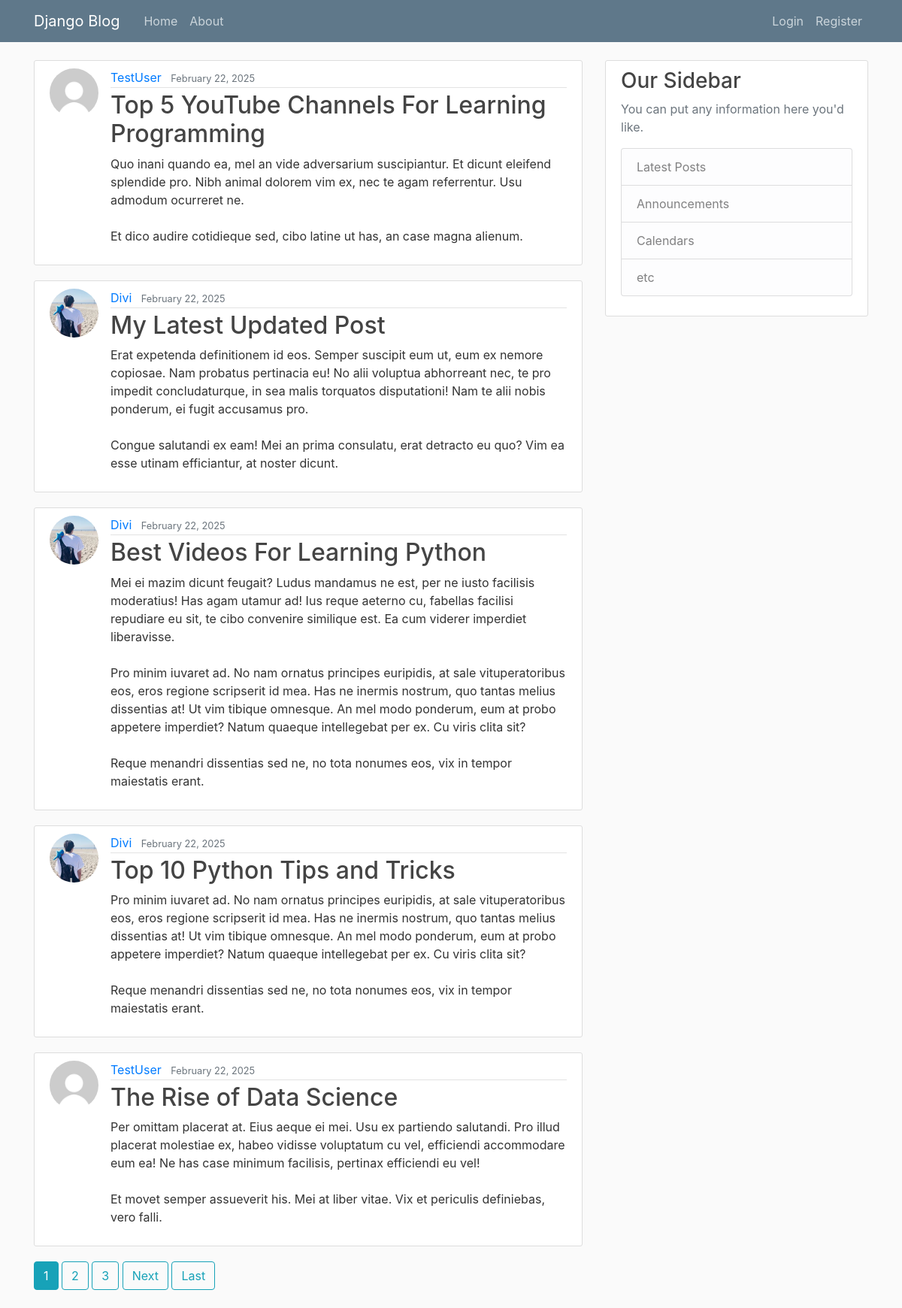
Before: / with the older database file.
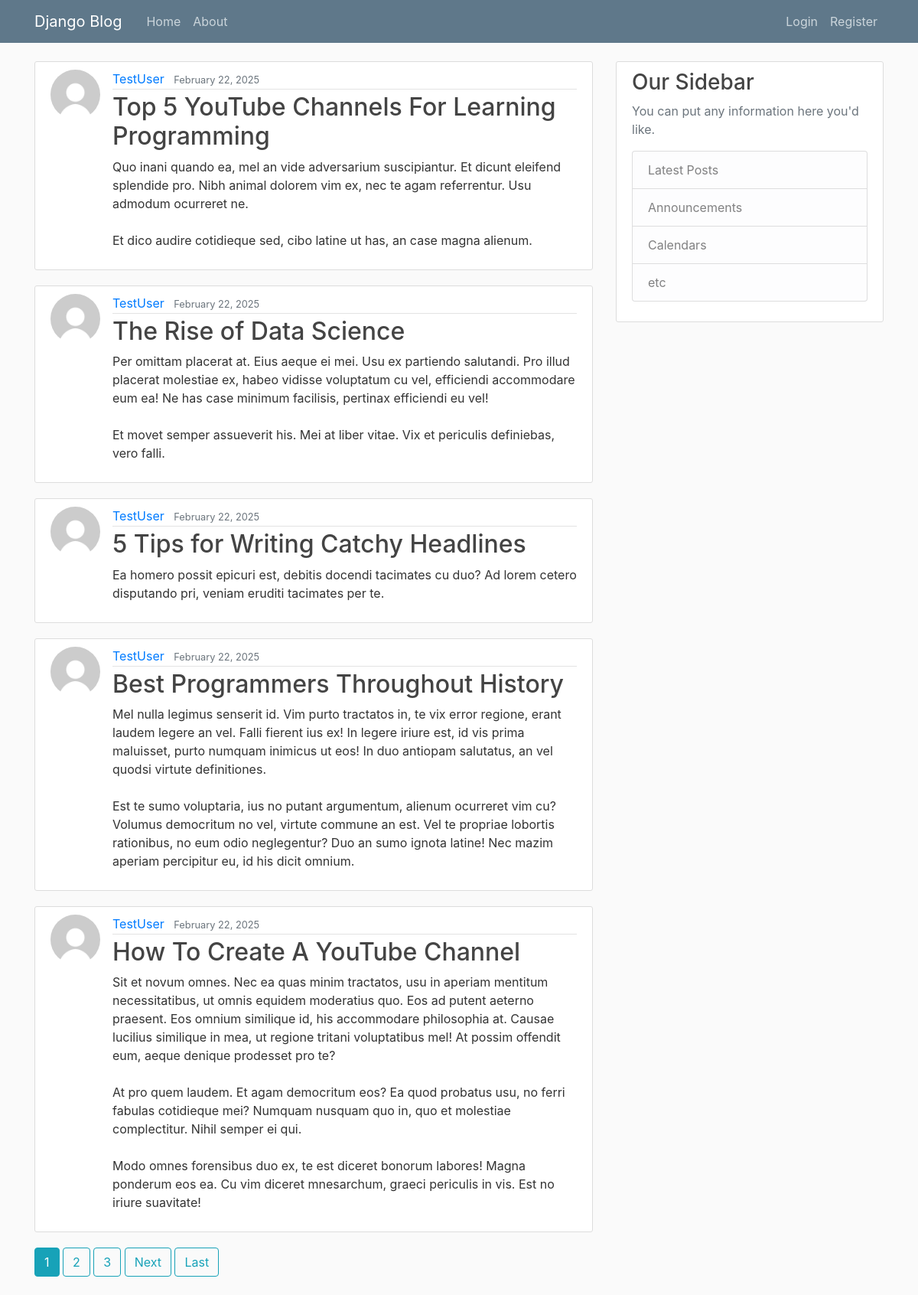
After: the same page with the newer database file.
### blog/models.py (models this page shows, shortened)
class Posts(models.Model):
	title=models.CharField(max_length=100)
	content = models.TextField()
	date_posted = models.DateTimeField(default=timezone.now)
	author = models.ForeignKey(User,on_delete= models.CASCADE)

### users/models.py (models this page shows, shortened)
class Profile(models.Model):
	user = models.OneToOneField(User,on_delete=models.CASCADE)
	image = models.ImageField(default='default.jpg',upload_to='profile_pics')

### blog/views.py (the view)
# urls.py: path('', PostListView.as_view(),name='Blog-home'),
class PostListView(ListView):
	model = Posts
	template_name = 'blog/home.html'
	context_object_name = 'posts'     #<app>/<model>_<viewtype>.html
	ordering = ['-date_posted']
	paginate_by = 5

### blog/templates/blog/home.html (shortened to what this page needs)
{% extends "blog/base.html" %}
{% block content %}
	{% for post in posts %}
		<article class="media content-section">
      <img class="rounded-circle article-img" src="{{post.author.profile.image.url}}">
  <div class="media-body">
    <div class="article-metadata">
      <a class="mr-2" href="{% url 'user-posts' post.author.username %}">{{ post.author }}</a>
      <small class="text-muted">{{ post.date_posted|date:'F d, Y' }}</small>
    </div>
    <h2><a class="article-title" href="{% url 'posts-detail' post.id %}">{{ post.title }}</a></h2>
    <p class="article-content">{{ post.content }}</p>
  </div>
</article>
	{% endfor %}
  {% if is_paginated %}
      {% for num in page_obj.paginator.page_range %}
        {% if page_obj.number == num %}
          <a class="btn btn-info mb-4" href="?page={{ num }}">{{ num }}</a>
        {% elif num > page_obj.number|add:'-3' and num < page_obj.number|add:'3' %}
          <a class="btn btn-outline-info mb-4" href="?page={{ num }}">{{ num }}</a>
        {% endif %}
      {% endfor %}
      {% if page_obj.has_next %}
        <a class="btn btn-outline-info mb-4" href="?page={{ page_obj.next_page_number }}">Next</a>
        <a class="btn btn-outline-info mb-4" href="?page={{ page_obj.paginator.num_pages }}">Last</a>
      {% endif %}
    {% endif %}
{% endblock content %}

### blog/templates/blog/base.html (shortened to what this page needs)
{% load static %}
<!DOCTYPE html>
<html>
<head>
    <link rel="stylesheet" href="https://cdn.jsdelivr.net/npm/bootstrap@4.0.0/dist/css/bootstrap.min.css">
    <link rel="stylesheet" type="text/css" href="{% static 'blog/main.css'%}">
</head>
<body>
	<header class="site-header">
  <nav class="navbar navbar-expand-md navbar-dark bg-steel fixed-top">
    <div class="container">
      <a class="navbar-brand mr-4" href="{% url 'Blog-home' %}">Django Blog</a>
      <div class="collapse navbar-collapse" id="navbarToggle">
        <div class="navbar-nav mr-auto">
          <a class="nav-item nav-link" href="{% url 'Blog-home' %}">Home</a>
          <a class="nav-item nav-link" href="{% url 'about-blog' %}">About</a>
        </div>
        <div class="navbar-nav">
          {% if user.is_authenticated %}
          <a class="nav-item nav-link" href="{% url 'posts-create' %}">New post</a>
          <a class="nav-item nav-link" href="{% url 'logout' %}">Logout</a>
          <a class="nav-item nav-link" href="{% url 'profile' %}">Profile</a>
          {%else%}
          <a class="nav-item nav-link" href="{% url 'login' %}">Login</a>
          <a class="nav-item nav-link" href="{% url 'register' %}">Register</a>
          {% endif %}
        </div>
      </div>
    </div>
  </nav>
</header>
	<main role="main" class="container">
  <div class="row">
    <div class="col-md-8">
      {% block content %}{% endblock %}
    </div>
    <div class="col-md-4">
      <div class="content-section">
        <h3>Our Sidebar</h3>
        <p class='text-muted'>You can put any information here you'd like.
          <ul class="list-group">
            <li class="list-group-item list-group-item-light">Latest Posts</li>
            <li class="list-group-item list-group-item-light">Announcements</li>
            <li class="list-group-item list-group-item-light">Calendars</li>
            <li class="list-group-item list-group-item-light">etc</li>
          </ul>
        </p>
      </div>
    </div>
  </div>
</main>
</body>
</html>

### blog/static/blog/main.css (style rules this page uses)
body { background: #fafafa; color: #333333; margin-top: 5rem; }
h1, h2, h3, h4, h5, h6 { color: #444444; }
ul { margin: 0; }
.bg-steel { background-color: #5f788a; }
.site-header .navbar-nav .nav-link { color: #cbd5db; }
.content-section { background: #ffffff; padding: 10px 20px; border: 1px solid #dddddd; border-radius: 3px; margin-bottom: 20px; }
.article-title { color: #444444; }
.article-content { white-space: pre-line; }
.article-img { height: 65px; width: 65px; margin-right: 16px; }
.article-metadata { padding-bottom: 1px; margin-bottom: 4px; border-bottom: 1px solid #e3e3e3 }

Changed rows visible on the page:
removed Posts: author.profile.image (picture), author "Divi", date_posted "February 22, 2025", title "My Latest Updated Post", content "Erat expetenda definitionem id eos. Semper suscipit eum ut, eum ex nemore copiosae. Nam probatus pertinacia eu! No alii voluptua abhorreant nec, te pro impedit concludaturque, in sea malis torquatos disputationi! Nam te alii nobis ponderum, ei fugit accusamus pro. Congue salutandi ex eam! Mei an prima consulatu, erat detracto eu quo? Vim ea esse utinam efficiantur, at noster dicunt."
removed Posts: author.profile.image (picture), author "Divi", date_posted "February 22, 2025", title "Best Videos For Learning Python", content "Mei ei mazim dicunt feugait? Ludus mandamus ne est, per ne iusto facilisis moderatius! Has agam utamur ad! Ius reque aeterno cu, fabellas facilisi repudiare eu sit, te cibo convenire similique est. Ea cum viderer imperdiet liberavisse. Pro minim iuvaret ad. No nam ornatus principes euripidis, at sale vituperatoribus eos, eros regione scripserit id mea. Has ne inermis nostrum, quo tantas melius dissentias at! Ut vim tibique omnesque. An mel modo ponderum, eum at probo appetere imperdiet? Natum quaeque intellegebat per ex. Cu viris clita sit? Reque menandri dissentias sed ne, no tota nonumes eos, vix in tempor maiestatis erant."
removed Posts: author.profile.image (picture), author "Divi", date_posted "February 22, 2025", title "Top 10 Python Tips and Tricks", content "Pro minim iuvaret ad. No nam ornatus principes euripidis, at sale vituperatoribus eos, eros regione scripserit id mea. Has ne inermis nostrum, quo tantas melius dissentias at! Ut vim tibique omnesque. An mel modo ponderum, eum at probo appetere imperdiet? Natum quaeque intellegebat per ex. Cu viris clita sit? Reque menandri dissentias sed ne, no tota nonumes eos, vix in tempor maiestatis erant."
now on this page (row unchanged): Posts: author.profile.image (placeholder picture), author "TestUser", date_posted "February 22, 2025", title "5 Tips for Writing Catchy Headlines", content "Ea homero possit epicuri est, debitis docendi tacimates cu duo? Ad lorem cetero disputando pri, veniam eruditi tacimates per te."
now on this page (row unchanged): Posts: author.profile.image (placeholder picture), author "TestUser", date_posted "February 22, 2025", title "Best Programmers Throughout History", content "Mel nulla legimus senserit id. Vim purto tractatos in, te vix error regione, erant laudem legere an vel. Falli fierent ius ex! In legere iriure est, id vis prima maluisset, purto numquam inimicus ut eos! In duo antiopam salutatus, an vel quodsi virtute definitiones. Est te sumo voluptaria, ius no putant argumentum, alienum ocurreret vim cu? Volumus democritum no vel, virtute commune an est. Vel te propriae lobortis rationibus, no eum odio neglegentur? Duo an sumo ignota latine! Nec mazim aperiam percipitur eu, id his dicit omnium."
now on this page (row unchanged): Posts: author.profile.image (placeholder picture), author "TestUser", date_posted "February 22, 2025", title "How To Create A YouTube Channel", content "Sit et novum omnes. Nec ea quas minim tractatos, usu in aperiam mentitum necessitatibus, ut omnis equidem moderatius quo. Eos ad putent aeterno praesent. Eos omnium similique id, his accommodare philosophia at. Causae lucilius similique in mea, ut regione tritani voluptatibus mel! At possim offendit eum, aeque denique prodesset pro te? At pro quem laudem. Et agam democritum eos? Ea quod probatus usu, no ferri fabulas cotidieque mei? Numquam nusquam quo in, quo et molestiae complectitur. Nihil semper ei qui. Modo omnes forensibus duo ex, te est diceret bonorum labores! Magna ponderum eos ea. Cu vim diceret mnesarchum, graeci periculis in vis. Est no iriure suavitate!"
